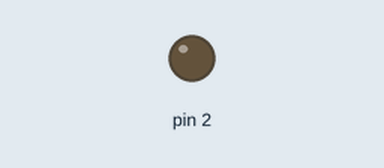
Recording of a sketch running on a simulated Arduino Uno, built with avr-gcc and run on an emulated ATmega328P. Shown: output pins drawn as LEDs (lit = HIGH). What the sketch prints to the serial monitor is not drawn.

Above: at 0.1 s.
At 1.1 s:
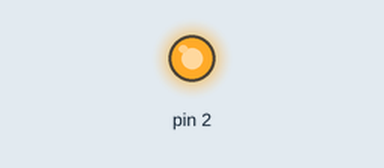
Timing chart, 0 to 2.9 s (numbered marks = the images above):
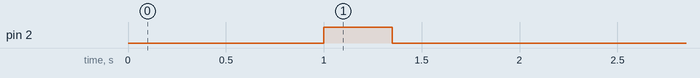

The sketch:

Register.ino
```cpp
int bus[8] = {};
int data[8] = {1, 1, 0, 1, 1, 0, 0, 0};
bool enable_a = false;
bool load_a = false;
bool reset_a = false;

class Register
{
private:
public:
  int enable_pin;
  int load_pin;
  int reset_pin;
  int clock_pin;
  void begin(int a, int b, int c, int d){
    enable_pin = a;
    load_pin = b;
    reset_pin = c;
    clock_pin = d;
    pinMode(enable_pin, OUTPUT);
    pinMode(load_pin, OUTPUT);
    pinMode(reset_pin, OUTPUT);
  }

  void enable(bool Enable){
    if(!Enable){
      digitalWrite(enable_pin, HIGH);
    }
    else{
      digitalWrite(enable_pin, LOW);
    }
  }

  void load(bool Load, int *dataptr){
    if(!Load){
      digitalWrite(load_pin, HIGH);
    }
    else{
      digitalWrite(load_pin, LOW);
      for(int k = 0; k < 8; k++){
        if(*(dataptr+k) == 0){
          digitalWrite(bus[k], LOW);
        }
        else if(*(dataptr+k) == 1){
          digitalWrite(bus[k], HIGH);
        }
      }
      digitalWrite(enable_pin, HIGH);
      delay(50);
      digitalWrite(load_pin, LOW);
      delay(50);
      digitalWrite(clock_pin, HIGH);
      delay(50);
      digitalWrite(clock_pin, LOW);
    }
  }

  void reset(bool Reset){
    if(!Reset){
      digitalWrite(reset_pin, LOW);
    }
    else{
      digitalWrite(reset_pin, HIGH);
    }
  }
  bool test_data();
  void write_data(int bus_index);
};


void setup() {
  Serial.begin(9600);
  const int offset = 30;
  int x = 0;
  for(int i = 0; i < 8; i++){ //Sets up pin values for bus
    bus[i] = x+offset;
    x = x+2;
  }
  Register registerA;
  Serial.println("Beginning Testing");
  registerA.begin(2, 51, 53, 52);
  /*for(int test = 0; test < 8; test++){
      registerA.write_data(test);
  }*/
  registerA.test_data();
  //registerB.begin(1, 2, 3, 4); //Not the actual numbers
}


void loop() {

}

bool Register::test_data(){
  for(int j = 0; j < 8; j++){
    pinMode(bus[j], OUTPUT);
    if(data[j] == 1){
      digitalWrite(bus[j], HIGH);
    }
    else{
      digitalWrite(bus[j], LOW);
    }
  }
  delay(1000);
  enable(false);
  reset(true);
  delay(50);
  reset(false);
  delay(50);
  load(true, data);
  delay(100);
  enable(true);
  delay(100);
  int inc = 1;
  for(int bit_place = 0; bit_place < 8; bit_place++){
    digitalWrite(bus[bit_place], LOW);
    digitalWrite(bus[bit_place], INPUT);
  }
  load(false, NULL);
  delay(100);
  enable(true);
  delay(100);
  /*for(int index = 0; index < 8; index++){
    if(data[index] == digitalRead(bus[index])){
      inc++;
    }
    else{
      Serial.print("Register Error! Bus Index ");
      Serial.print(index);
      Serial.println();
      return false;
    }
  }*/
  if(inc == 8){
      Serial.print("Register Good");
      return true;
  }
}

void Register::write_data(int bus_index){
  pinMode(bus[bus_index], OUTPUT);
  digitalWrite(bus[bus_index], HIGH);
  digitalWrite(enable_pin, HIGH);
  delay(100);
  delay(100);
  digitalWrite(load_pin, LOW);
  delay(100);
  digitalWrite(clock_pin, HIGH);
  delay(100);
  digitalWrite(clock_pin, LOW);
  //digitalWrite(load_pin, HIGH);
  //digitalWrite(load_pin, HIGH);
  delay(100);
}
```
